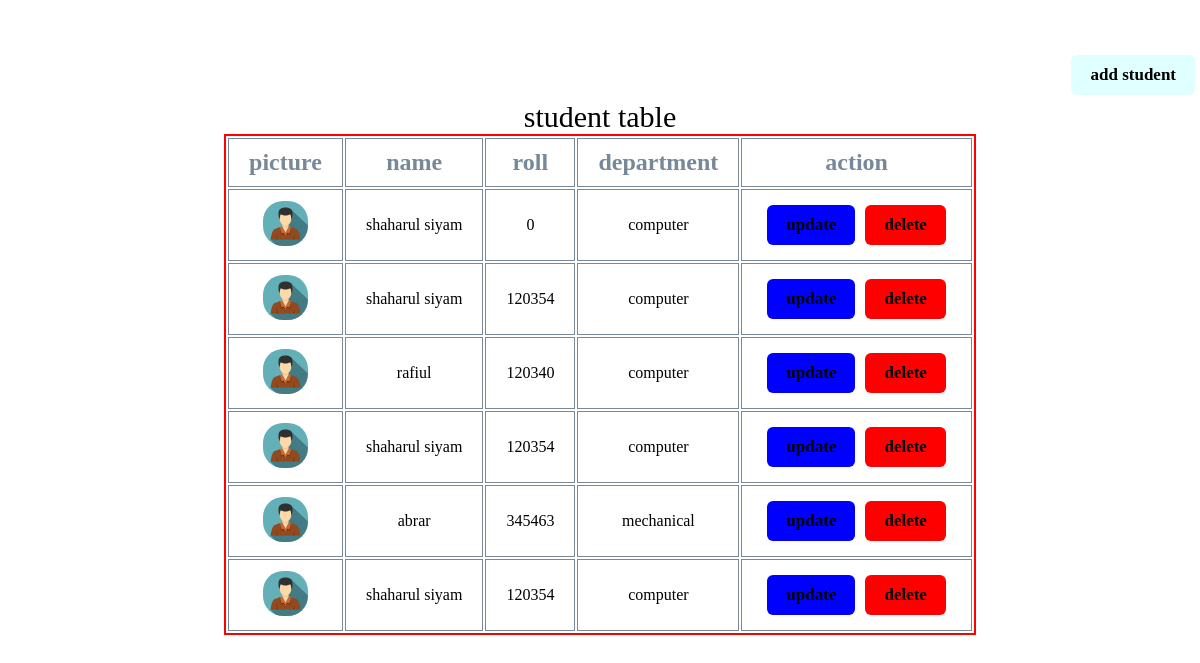
The page / on the database its author committed.
### tables this page shows
CREATE TABLE `student` (
  `id` int(10) NOT NULL,
  `profile` varchar(50) NOT NULL,
  `name` varchar(20) NOT NULL,
  `roll` int(15) NOT NULL,
  `department` varchar(40) NOT NULL
);

### index.php (the view, shortened to what this page needs)
<?php
include 'db_con.php';
?>
<!DOCTYPE html>
<html>
<head>
    <link rel='stylesheet' type='text/css' media='screen' href='style.css'>
</head>
<body>
   <div class="container">
   <a href="add.php">add student</a>
    <table>
    <caption class="table_caption">student table</caption>
        <thead>
            <tr>
            <td>picture</td>
            <td>name</td>
            <td>roll</td>
            <td>department</td>
            <td>action</td>
            </tr>
        </thead>
        <?php
        $sellect = "SELECT * FROM `student`";
        $result = mysqli_query($con, $sellect);
        while ($row = mysqli_fetch_assoc($result)) {
            $id = $row['id'];
            $profile = $row['profile'];
            $name = $row['name'];
            $roll = $row['roll'];
            $department = $row['department'];
            echo '<tr>
            <td><img src="'.$profile.'" alt=""></td>
            <td>'.$name.'</td>
            <td>'.$roll.'</td>
            <td>'.$department.'</td>
            <td><a class="update" href="update.php?id='.$id.'">update</a><a class="delete" href="delete.php?id='.$id.'">delete</a></td>
        </tr>';
        }
        ?>
    </table>
   </div>
</body>
</html>

### style.css (style rules this page uses)
* { margin: 0; padding: o; }
.container { max-width: 1240px; margin: 50px auto; text-align: right; }
table { border: 2px solid red; margin: 0 auto; }
.table_caption { font-size: 30px; }
thead { font-size: 24px; font-weight: bold; color: lightslategrey; }
table img { max-width: 45px; border-radius: 20px; }
td { padding: 10px 20px; text-align: center; border: 1px solid lightslategray; }
a { text-decoration: none; background: lightcyan; padding: 10px 19px; display: inline-block; margin: 5px; border-radius: 6px; color: #000; font-size: 17px; font-weight: bold; }
.update { background: blue; }
.delete { background: red; }

### rows shown on the page
student: profile (picture), name "shaharul siyam", roll "0", department "computer"
student: profile (picture), name "shaharul siyam", roll "120354", department "computer"
student: profile (picture), name "rafiul", roll "120340", department "computer"
student: profile (picture), name "shaharul siyam", roll "120354", department "computer"
student: profile (picture), name "abrar", roll "345463", department "mechanical"
student: profile (picture), name "shaharul siyam", roll "120354", department "computer"
